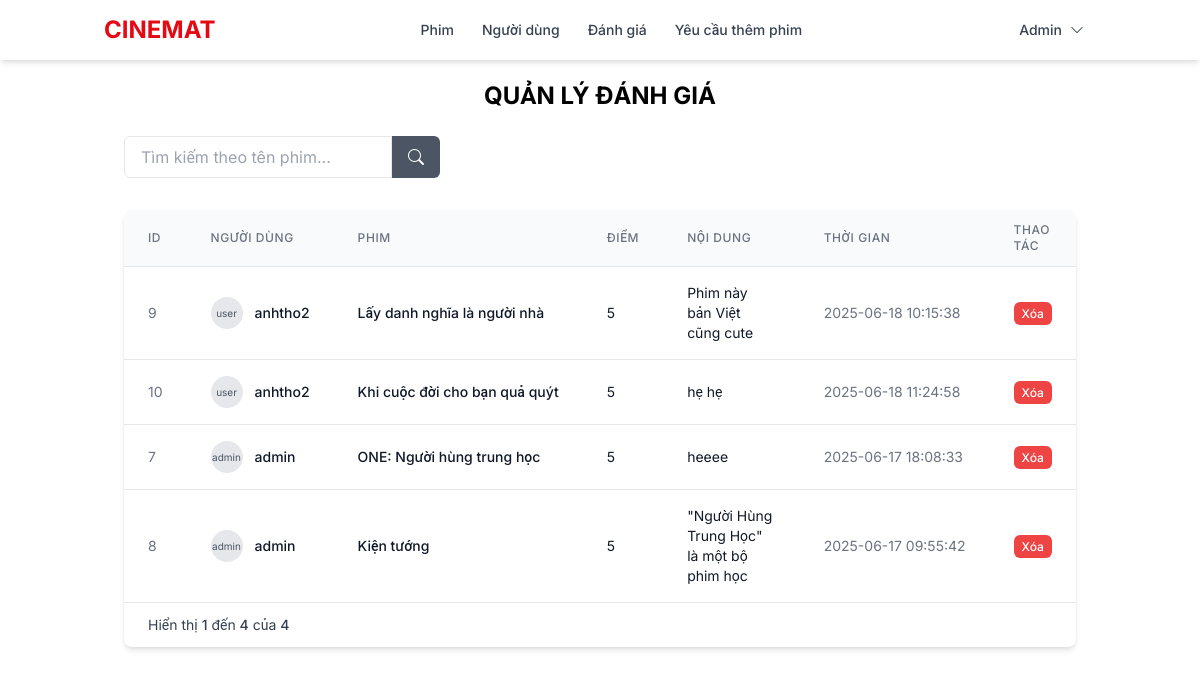
Page /admin/comments/admin_comment.php (signed in) on the committed database.
### tables this page shows
CREATE TABLE `danh_gia` (
  `id_danh_gia` int(11) NOT NULL,
  `id_nguoi_dung` int(11) DEFAULT NULL,
  `id_phim` int(11) DEFAULT NULL,
  `diem` int(11) DEFAULT NULL CHECK (`diem` between 1 and 5),
  `nhan_xet` text DEFAULT NULL,
  `thoi_gian` datetime DEFAULT current_timestamp(),
  `like` int(11) DEFAULT 0,
  `dislike` int(11) DEFAULT 0
);

CREATE TABLE `nguoi_dung` (
  `id_nguoi_dung` int(11) NOT NULL,
  `ten_nguoi_dung` varchar(50) NOT NULL,
  `matkhau` varchar(255) NOT NULL,
  `email` varchar(100) NOT NULL,
  `role` enum('admin','user') DEFAULT 'user',
  `is_blocked` tinyint(1) DEFAULT 0,
  `created_at` timestamp NOT NULL DEFAULT current_timestamp(),
  `updated_at` timestamp NOT NULL DEFAULT current_timestamp() ON UPDATE current_timestamp()
);

CREATE TABLE `phim` (
  `id_phim` int(11) NOT NULL,
  `ten_phim` varchar(255) NOT NULL,
  `mo_ta` text DEFAULT NULL,
  `poster` varchar(255) DEFAULT NULL,
  `id_quoc_gia` int(11) DEFAULT NULL,
  `trang_thai` enum('hien','an') DEFAULT 'hien',
  `diem_trung_binh` decimal(3,1) DEFAULT NULL,
  `luot_danh_gia` int(11) DEFAULT 0
);

### admin/comments/admin_comment.php (the view, shortened to what this page needs)
<?php
require_once 'C:\xamppp\htdocs\CINEMAT\admin\layouts\header.php';
$searchQuery = '';
$whereClause = '';
$sql = "SELECT dg.*,
               n.ten_nguoi_dung,
               n.role,
               p.ten_phim,
               GROUP_CONCAT(t.ten_the_loai SEPARATOR ', ') AS ten_the_loai,
               q.ten_quoc_gia
        FROM danh_gia dg
        JOIN nguoi_dung n ON dg.id_nguoi_dung = n.id_nguoi_dung
        JOIN phim p ON dg.id_phim = p.id_phim
        JOIN phim_the_loai tp ON p.id_phim = tp.id_phim
        JOIN the_loai t ON tp.id_the_loai = t.id_the_loai
        JOIN quoc_gia q ON p.id_quoc_gia = q.id_quoc_gia
        " . $whereClause . "
        GROUP BY dg.id_danh_gia
        ORDER BY n.id_nguoi_dung DESC";
$result = mysqli_query($conn, $sql);
?>
<!DOCTYPE html>
<html lang="vi">
<head>
    <link href="https://cdn.jsdelivr.net/npm/bootstrap-icons@1.10.0/font/bootstrap-icons.css" rel="stylesheet">
    <script src="https://cdn.tailwindcss.com"></script>
</head>
<body class="min-h-screen bg-white">
    <main class="container mx-auto px-4 py-8" style='padding: 80px 36px;'>
        <div class="mb-8">
            <h1 class="text-2xl font-bold text-center mb-6">QUẢN LÝ ĐÁNH GIÁ</h1>
            <div class="flex flex-col md:flex-row justify-between items-center gap-4">
                <form method="GET" class="flex">
                        <input type="text" name="search" value="<?php echo htmlspecialchars($searchQuery); ?>"
                            placeholder="Tìm kiếm theo tên phim..."
                            class="px-4 py-2 border rounded-l-md focus:outline-none focus:ring-2 focus:ring-red-500">
                        <button type="submit" class="px-4 py-2 bg-gray-600 text-white rounded-r-md hover:bg-gray-700">
                            <i class="bi bi-search"></i>
                        </button>
                    </form>
            </div>
        </div>
        <div class="bg-white rounded-lg shadow-md overflow-hidden">
            <div class="overflow-x-auto">
                <table class="min-w-full divide-y divide-gray-200">
                    <thead class="bg-gray-50">
                        <tr>
                            <th scope="col" class="px-6 py-3 text-left text-xs font-medium text-gray-500 uppercase tracking-wider">ID</th>
                            <th scope="col" class="px-6 py-3 text-left text-xs font-medium text-gray-500 uppercase tracking-wider">Người dùng</th>
                            <th scope="col" class="px-6 py-3 text-left text-xs font-medium text-gray-500 uppercase tracking-wider">Phim</th>
                            <th scope="col" class="px-6 py-3 text-left text-xs font-medium text-gray-500 uppercase tracking-wider">Điểm</th>
                            <th scope="col" class="px-6 py-3 text-left text-xs font-medium text-gray-500 uppercase tracking-wider">Nội dung</th>
                            <th scope="col" class="px-6 py-3 text-left text-xs font-medium text-gray-500 uppercase tracking-wider">Thời gian</th>
                            <th scope="col" class="px-6 py-3 text-left text-xs font-medium text-gray-500 uppercase tracking-wider">Thao tác</th>
                        </tr>
                    </thead>
                    <tbody class="bg-white divide-y divide-gray-200">
                        <?php while ($row = mysqli_fetch_assoc($result)): ?>
                            <tr class="table-row">
                                <td class="px-6 py-4 whitespace-nowrap text-sm text-gray-500"> <?php echo htmlspecialchars($row['id_danh_gia']); ?></td>
                                <td class="px-6 py-4 whitespace-nowrap">
                                    <div class="flex items-center">
                                        <div class="flex-shrink-0 h-8 w-8 bg-gray-200 rounded-full flex items-center justify-center">
                                            <span class="text-[10px] text-gray-600"><?php echo htmlspecialchars($row['role']); ?></span>
                                        </div>
                                        <div class="ml-3">
                                            <div class="text-sm font-medium text-gray-900"> <?php echo htmlspecialchars($row['ten_nguoi_dung']); ?></div>
                                        </div>
                                    </div>
                                </td>
                                <td class="px-6 py-4 whitespace-nowrap">
                                    <div class="text-sm font-medium text-gray-900"> <?php echo htmlspecialchars($row['ten_phim']); ?></div>
                                </td>
                                <td class="px-6 py-4">
                                    <div class="text-sm text-gray-900 comment-content">
                                     <?php echo htmlspecialchars($row['diem']); ?>
                                    </div>
                                </td>
                                <td class="px-6 py-4">
                                    <div class="text-sm text-gray-900 comment-content">
                                         <?php echo htmlspecialchars($row['nhan_xet']); ?>
                                    </div>
                                </td>
                                <td class="px-6 py-4 whitespace-nowrap">
                                    <div class="text-sm text-gray-500"> <?php echo htmlspecialchars($row['thoi_gian']); ?></div>
                                </td>
                                <td class="px-6 py-4 whitespace-nowrap text-sm font-medium">
                                    <a href="?action=delete&id=<?php echo $row['id_danh_gia']; ?>"
                                    onclick="return confirm('Bạn có chắc chắn muốn xóa yêu cầu này?')"
                                    class="bg-red-500 hover:bg-red-600 text-white py-1 px-2 rounded-md text-xs delete-btn">Xóa</a>
                                </td>
                            </tr>
                        <?php endwhile; ?>
                    </tbody>
                </table>
            </div>
            <div class="px-6 py-3 flex items-center justify-between border-t border-gray-200">
                <div class="hidden sm:flex-1 sm:flex sm:items-center sm:justify-between">
                    <div>
                        <p class="text-sm text-gray-700">
                            Hiển thị <span class="font-medium">1</span> đến <span class="font-medium"><?php echo mysqli_num_rows($result); ?></span> của <span class="font-medium"><?php echo mysqli_num_rows($result); ?></span>
                        </p>
                    </div>
                </div>
            </div>
        </div>
    </main>
    </body>
</html>

### admin/layouts/header.php (style rules this page uses)
:root { --primary: #E50914; --light-gray: #F5F5F5; --border: #DDDDDD; }
* { font-family: 'Inter', 'Roboto', 'Helvetica', sans-serif; }
body { background-color: #FFFFFF; margin: 0; padding: 0; }

### admin/comments/admin_comment.php (style rules this page uses)
:root { --primary: #E50914; --light-gray: #F5F5F5; --border: #DDDDDD; }
* { font-family: 'Inter', 'Roboto', sans-serif; }
body { background-color: #FFFFFF; }
.comment-content { max-height: 80px; overflow-y: auto; }

### rows in the picture
danh_gia: id_danh_gia "9", id_nguoi_dung.role "user", id_nguoi_dung.ten_nguoi_dung "anhtho2", id_phim.ten_phim "Lấy danh nghĩa là người nhà", diem "5", nhan_xet "Phim này bản Việt cũng cute", thoi_gian "2025-06-18 10:15:38"
danh_gia: id_danh_gia "10", id_nguoi_dung.role "user", id_nguoi_dung.ten_nguoi_dung "anhtho2", id_phim.ten_phim "Khi cuộc đời cho bạn quả quýt", diem "5", nhan_xet "hẹ hẹ", thoi_gian "2025-06-18 11:24:58"
danh_gia: id_danh_gia "7", id_nguoi_dung.role "admin", id_nguoi_dung.ten_nguoi_dung "admin", id_phim.ten_phim "ONE: Người hùng trung học", diem "5", nhan_xet "heeee", thoi_gian "2025-06-17 18:08:33"
danh_gia: id_danh_gia "8", id_nguoi_dung.role "admin", id_nguoi_dung.ten_nguoi_dung "admin", id_phim.ten_phim "Kiện tướng", diem "5", nhan_xet "\"Người Hùng Trung Học\" là một bộ phim học…", thoi_gian "2025-06-17 09:55:42"

### other values in the picture
mysqli_num_rows($result) "4"
